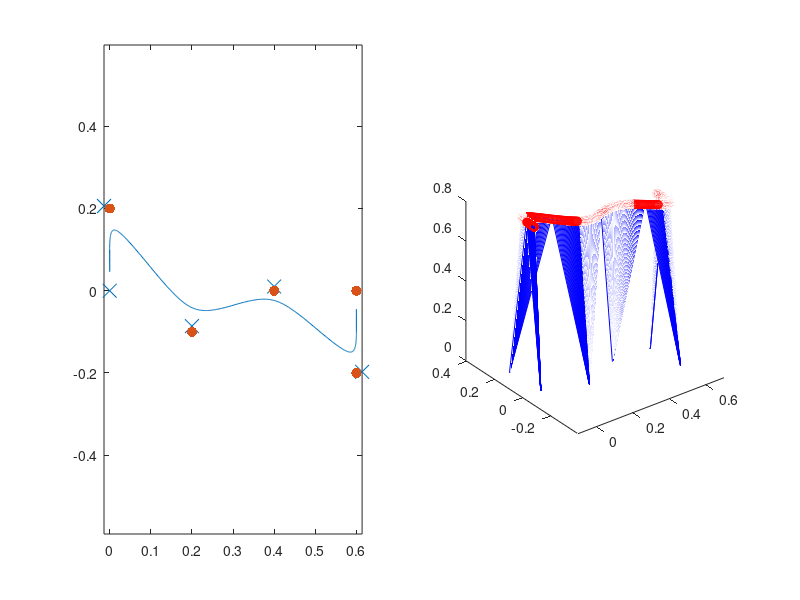

MATLAB code for this plot:
clear
clc

Tsup=0.8; %每步时间
zc=0.8; %质心高度
g=9.8;
Tc=sqrt(zc/g);
S=sinh(Tsup/Tc);
C=cosh(Tsup/Tc);
dt=0.01; 
a=10;b=1; %权重系数

%步长
sx=[0,0.2,0.2,0.2,0];
sy=[0.2,0.3,0.1,0.2,0.2];
%计划落脚点
pxplan=zeros(1,length(sx));
pyplan=zeros(1,length(sy));
pxp=0;
pyp=0;
for i=1:length(sx)
    pxp=pxp+sx(i);
    pyp=pyp-(-1)^i*sy(i);
    pxplan(i)=pxp;
    pyplan(i)=pyp;
end
%修正落脚点
px=zeros(1,length(sx));
py=zeros(1,length(sy));

%第一步末状态
xe=0;
ye=sy(1)/2;
vxe=(C+1)/(Tc*S) *xe;
vye=(C-1)/(Tc*S) *ye;
%求第一步运动
t=0:dt:Tsup;
t=-fliplr(t);
x=xe*cosh(t/Tc)+Tc*vxe*sinh(t/Tc);
y=ye*cosh(t/Tc)+Tc*vye*sinh(t/Tc);
vx=xe/Tc*sinh(t/Tc)+vxe*cosh(t/Tc);
vy=ye/Tc*sinh(t/Tc)+vye*cosh(t/Tc);
t=0:dt:Tsup;
ppx=zeros(1,length(t));
ppy=zeros(1,length(t));

%求中间步运动
for i=1:length(sx)-1
    %期望步行单元末状态（相对世界坐标系）
    xe=sx(i+1)/2;
    ye=(-1)^i*sy(i+1)/2;
    vxe=(C+1)/(Tc*S) *xe;
    vye=(C-1)/(Tc*S) *ye;
    xe=xe+pxplan(i);
    ye=ye+pyplan(i);
    %步行单元初状态（相对世界坐标系）
    xi=x(end);
    yi=y(end);
    vxi=vx(end);
    vyi=vy(end);
    %修正落脚点位置
    D=a*(C-1)^2+b*(S/Tc)^2;
    px(i)=a*(C-1)*(-xe+C*xi+Tc*S*vxi)/D+b*S*(-vxe+S*xi/Tc+C*vxi)/(Tc*D);
    py(i)=a*(C-1)*(-ye+C*yi+Tc*S*vyi)/D+b*S*(-vye+S*yi/Tc+C*vyi)/(Tc*D);
    %求解运动
    tt=dt:dt:Tsup;
    xx=(xi-px(i))*cosh(tt/Tc)+Tc*vxi*sinh(tt/Tc)+px(i);
    yy=(yi-py(i))*cosh(tt/Tc)+Tc*vyi*sinh(tt/Tc)+py(i);
    vvx=(xi-px(i))*sinh(tt/Tc)/Tc+vxi*cosh(tt/Tc);
    vvy=(yi-py(i))*sinh(tt/Tc)/Tc+vyi*cosh(tt/Tc);
    pppx=ones(1,length(tt))*px(i);
    pppy=ones(1,length(tt))*py(i);
    t=[t,t(end)+tt];
    x=[x,xx];
    y=[y,yy];
    vx=[vx,vvx];
    vy=[vy,vvy];
    ppx=[ppx,pppx];
    ppy=[ppy,pppy];
end

%最后一次运动
%最后一步初状态
xi=x(end);
yi=y(end);
vxi=vx(end);
vyi=vy(end);
tt=dt:dt:Tsup;
i=length(sx);
xx=(xi-pxplan(i))*cosh(tt/Tc)+Tc*vxi*sinh(tt/Tc)+pxplan(i);
yy=(yi-pyplan(i))*cosh(tt/Tc)+Tc*vyi*sinh(tt/Tc)+pyplan(i);
vvx=(xi-pxplan(i))*sinh(tt/Tc)/Tc+vxi*cosh(tt/Tc);
vvy=(yi-pyplan(i))*sinh(tt/Tc)/Tc+vyi*cosh(tt/Tc);
pppx=ones(1,length(tt))*pxplan(i);
pppy=ones(1,length(tt))*pyplan(i);
t=[t,t(end)+tt];
x=[x,xx];
y=[y,yy];
vx=[vx,vvx];
vy=[vy,vvy];
ppx=[ppx,pppx];
ppy=[ppy,pppy];

subplot(1,2,1)
plot(x,y)  %质心位置
hold on
scatter(px,py,100, 'x')   %实际落脚点
hold on
scatter(pxplan,pyplan,500,'.') %计划落脚点
axis equal

subplot(1,2,2)
for i=1:length(t)
    xx=[ppx(i),x(i)];
    yy=[ppy(i),y(i)];
    zz=[0,0.8];
    plot3(xx,yy,zz,'b')
    hold on
    scatter3(x(i),y(i),0.8,'r');
    hold on
end
axis equal
